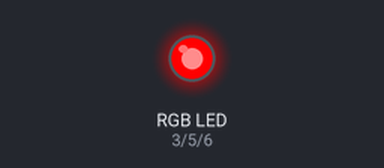
A sketch run on a simulated Arduino Uno, built with avr-gcc and run on an emulated ATmega328P. Parts: an RGB LED mixed from three pins (HIGH = lit). Dim RGB values are drawn brighter than linear.

Above: at 0.05 s.
At 3.95 s:
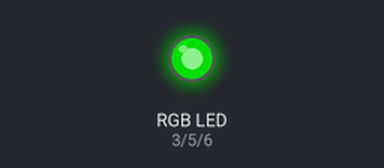
At 8.15 s:
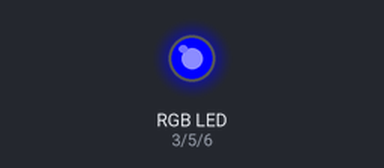
Timing chart, 0 to 10.7 s (numbered marks = the images above):
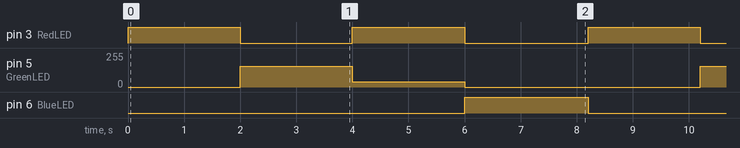

The sketch:

RGB_LED_TestV2.ino
```cpp
//  1/15/19  AE  test RGB LED


void DisplayRed(void);
void DisplayGreen(void);
void DisplayYellow(void);
void DisplayBlue(void);


// pins for RGB LED
int RedLED = 3;                   // the PWM pin the red LED is attached to
int GreenLED = 5;                 // the PWM pin the green LED is attached to
int BlueLED = 6;                  // the PWM pin the blue LED is attached to

void setup() {


  // pins for RGB LED
  pinMode(RedLED, OUTPUT);
  pinMode(GreenLED, OUTPUT);
  pinMode(BlueLED, OUTPUT);

}

void loop()
{
 DisplayRed();
 delay(2000);
 DisplayGreen();
 delay(2000);
 DisplayYellow();
 delay(2000);
 DisplayBlue();
 delay(2000);
  delay(200);
}


void DisplayRed()
{
  // red
  analogWrite(RedLED, 255);
  analogWrite(GreenLED, 0);
  analogWrite(BlueLED, 0);
}

void DisplayBlue()
{
  // blue
  analogWrite(RedLED, 0);
  analogWrite(GreenLED, 0);
  analogWrite(BlueLED, 255);
}

void DisplayYellow()
{
  // yellow
  analogWrite(RedLED, 255);
  analogWrite(GreenLED, 40);
  analogWrite(BlueLED, 0);
}

void DisplayGreen()
{
  // green
  analogWrite(RedLED, 0);
  analogWrite(GreenLED, 155);
  analogWrite(BlueLED, 0);
}
```

Measured:
- by itself, pin 3 (RedLED): alternates HIGH for 2.0 s and LOW for 2.0 s
- by itself, pin 5 (GreenLED): repeats every 8.2 s: 40/255 2.0 s, 0/255 4.2 s, 155/255 2.0 s
- by itself, pin 6 (BlueLED): alternates HIGH for 2.2 s and LOW for 6.0 s
